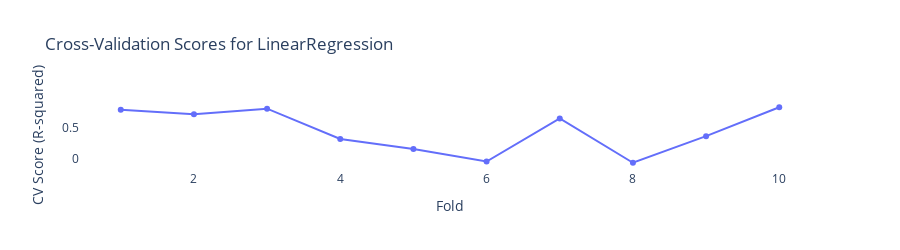
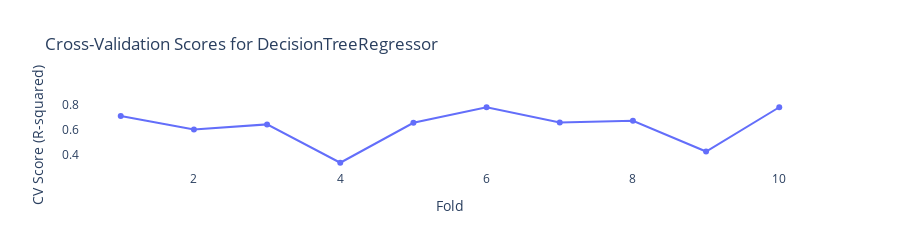
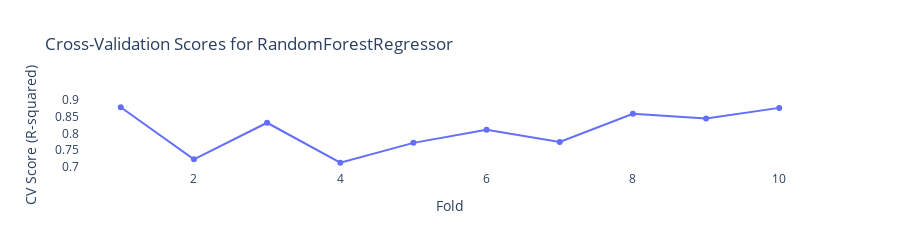
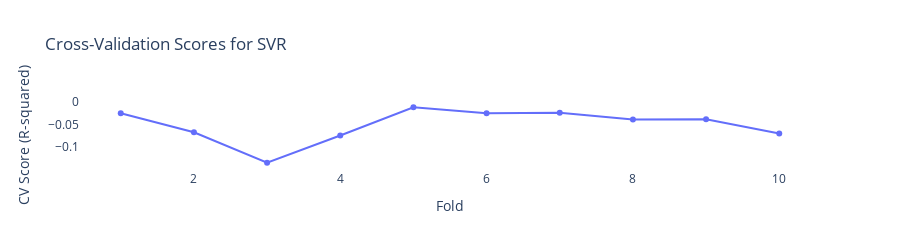

The notebook cell saved with these charts, in order:
### Markdown cell above
### <span style='color:aqua; font-weight:bold;'>Cross-Validation</span>

### Code cell
# Iterate over each model in the models list and perform cross-validation
for model in models:
    model_name = type(model).__name__
    scores = cross_val_score(model, X_train, y_train, cv=10, scoring='r2')

    # Create a new figure for each model
    fig = go.Figure()

    # Add the cross-validation scores as a line plot to the figure
    fig.add_trace(go.Scatter(x=np.arange(1, 11), y=scores, mode='lines+markers', name=model_name))

    # Customize the layout of the figure for each model
    fig.update_layout(
        xaxis=dict(title='Fold'),
        yaxis=dict(title='CV Score (R-squared)'),
        height = 250,
        title=f'Cross-Validation Scores for {model_name}',
        hovermode='closest',
        plot_bgcolor='white'
    )

    # Show the interactive plot for each model
    fig.show()

### Figure 1 — Plotly figure (JSON) as saved in the notebook; plotly's stock layout.template omitted (floating-point values rounded to 4 significant figures)
{"data": [{"mode": "lines+markers", "name": "LinearRegression", "type": "scatter", "x": [1, 2, 3, 4, 5, 6, 7, 8, 9, 10], "y": [0.7973, 0.724, 0.814, 0.3237, 0.1604, -0.04344, 0.6561, -0.06307, 0.3684, 0.8376]}], "layout": {"height": 250, "hovermode": "closest", "plot_bgcolor": "white", "title": {"text": "Cross-Validation Scores for LinearRegression"}, "xaxis": {"title": {"text": "Fold"}}, "yaxis": {"title": {"text": "CV Score (R-squared)"}}}}

### Figure 2 — Plotly figure (JSON) as saved in the notebook; plotly's stock layout.template omitted (floating-point values rounded to 4 significant figures)
{"data": [{"mode": "lines+markers", "name": "DecisionTreeRegressor", "type": "scatter", "x": [1, 2, 3, 4, 5, 6, 7, 8, 9, 10], "y": [0.7075, 0.599, 0.6405, 0.3332, 0.6533, 0.7779, 0.6551, 0.67, 0.4231, 0.7778]}], "layout": {"height": 250, "hovermode": "closest", "plot_bgcolor": "white", "title": {"text": "Cross-Validation Scores for DecisionTreeRegressor"}, "xaxis": {"title": {"text": "Fold"}}, "yaxis": {"title": {"text": "CV Score (R-squared)"}}}}

### Figure 3 — Plotly figure (JSON) as saved in the notebook; plotly's stock layout.template omitted (floating-point values rounded to 4 significant figures)
{"data": [{"mode": "lines+markers", "name": "RandomForestRegressor", "type": "scatter", "x": [1, 2, 3, 4, 5, 6, 7, 8, 9, 10], "y": [0.8786, 0.7228, 0.8322, 0.7124, 0.7719, 0.8109, 0.7746, 0.8591, 0.8448, 0.8767]}], "layout": {"height": 250, "hovermode": "closest", "plot_bgcolor": "white", "title": {"text": "Cross-Validation Scores for RandomForestRegressor"}, "xaxis": {"title": {"text": "Fold"}}, "yaxis": {"title": {"text": "CV Score (R-squared)"}}}}

### Figure 4 — Plotly figure (JSON) as saved in the notebook; plotly's stock layout.template omitted (floating-point values rounded to 4 significant figures)
{"data": [{"mode": "lines+markers", "name": "SVR", "type": "scatter", "x": [1, 2, 3, 4, 5, 6, 7, 8, 9, 10], "y": [-0.02598, -0.06726, -0.1339, -0.07452, -0.01276, -0.02578, -0.02491, -0.03968, -0.0391, -0.07021]}], "layout": {"height": 250, "hovermode": "closest", "plot_bgcolor": "white", "title": {"text": "Cross-Validation Scores for SVR"}, "xaxis": {"title": {"text": "Fold"}}, "yaxis": {"title": {"text": "CV Score (R-squared)"}}}}
